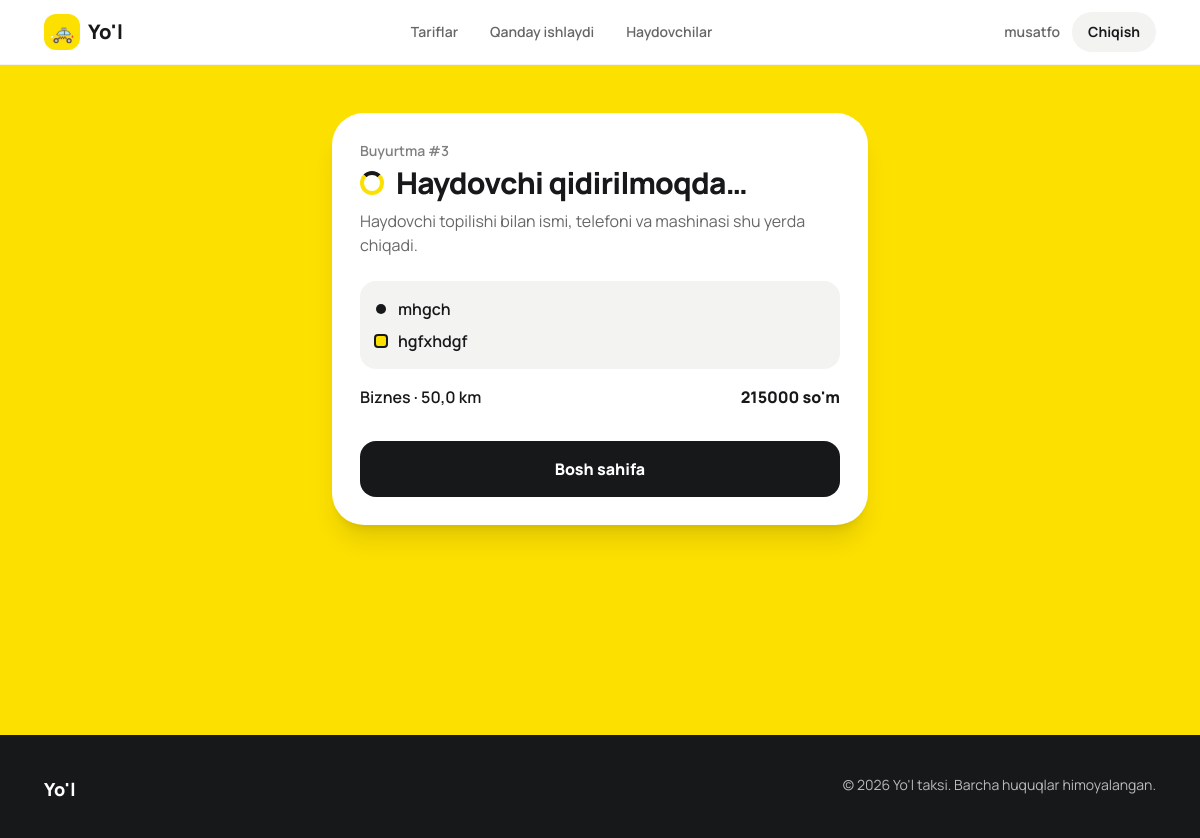
Page /order/3/ (signed in) on the committed database.
### taxi/models.py (models this page shows, shortened)
class Order(models.Model):
    class Status(models.TextChoices):
        NEW = "new", "Haydovchi qidirilmoqda"
        ASSIGNED = "assigned", "Haydovchi topildi"
        DONE = "done", "Bajarildi"
        CANCELED = "canceled", "Bekor qilindi"
    passenger = models.ForeignKey(settings.AUTH_USER_MODEL, null=True, blank=True, on_delete=models.SET_NULL,
                                  related_name="orders", verbose_name="Yo'lovchi")
    driver = models.ForeignKey(Profile, null=True, blank=True, on_delete=models.SET_NULL,
                               related_name="trips", verbose_name="Haydovchi", limit_choices_to={"role": "driver"})
    pickup = models.CharField("Qayerdan", max_length=200)
    dropoff = models.CharField("Qayerga", max_length=200)
    phone = models.CharField("Telefon", max_length=20)
    tariff = models.ForeignKey(Tariff, on_delete=models.PROTECT, related_name="orders", verbose_name="Tarif")
    distance_km = models.DecimalField("Masofa (km)", max_digits=5, decimal_places=1, default=5)
    price = models.PositiveIntegerField("Narx (so'm)", default=0)
    status = models.CharField(max_length=10, choices=Status.choices, default=Status.NEW)
    created_at = models.DateTimeField(auto_now_add=True)
    class Meta:
        ordering = ["-created_at"]
        verbose_name = "Buyurtma"
        verbose_name_plural = "Buyurtmalar"

class Tariff(models.Model):
    name = models.CharField("Nomi", max_length=40)
    description = models.CharField("Tavsif", max_length=120)
    seats = models.PositiveSmallIntegerField("O'rinlar", default=4)
    eta_min = models.PositiveSmallIntegerField("Kutish (daq.)", default=3)
    base_price = models.PositiveIntegerField("Boshlang'ich narx (so'm)")
    per_km = models.PositiveIntegerField("1 km narxi (so'm)")
    position = models.PositiveSmallIntegerField(default=0)
    class Meta:
        ordering = ["position"]
        verbose_name = "Tarif"
        verbose_name_plural = "Tariflar"

### taxi/views.py (the view)
# urls.py: path("order/<int:pk>/", views.order_detail, name="order_detail"),
@login_required
def order_detail(request, pk):
    o = get_object_or_404(Order.objects.select_related("driver__user", "tariff"), pk=pk)
    p = getattr(request.user, "profile", None)
    if not (request.user.is_staff or o.passenger_id == request.user.id or (p and o.driver_id == p.id)):
        raise Http404
    step = {"new": 0, "assigned": 1, "done": 2}.get(o.status, -1)
    steps = [("Buyurtma qabul qilindi", "Dispetcher haydovchi qidirmoqda"),
             ("Haydovchi topildi", "Haydovchi yo'lda va tez orada qo'ng'iroq qiladi"),
             ("Safar yakunlandi", "Yo'l bo'lsin!")]
    return render(request, "order_detail.html", {"order": o, "step": step, "steps": steps})

### taxi/context.py (called while the page is built)
def role(request):
    u = request.user
    if not u.is_authenticated:
        return {"role": "guest"}
    p = getattr(u, "profile", None)
    return {"role": p.role if p else "staff"}

### templates/order_detail.html (shortened to what this page needs)
{% extends "base.html" %}
{% block content %}
<main class="bg-sun min-h-[80vh]">
  <div class="max-w-xl mx-auto px-5 py-12">
    <div class="bg-white rounded-4xl p-7 shadow-xl shadow-black/10">
      <p class="text-sm font-semibold text-black/50">Buyurtma #{{ order.pk }}</p>
      {% if order.status == "canceled" %}
        <h1 class="mt-1 text-3xl font-extrabold tracking-tight">Buyurtma bekor qilindi</h1>
      {% else %}
        <div class="mt-1 flex items-center gap-3">
          <span class="w-6 h-6 rounded-full border-4 border-sun border-t-ink animate-spin" aria-hidden="true"></span>
          <h1 class="text-3xl font-extrabold tracking-tight">Haydovchi qidirilmoqda…</h1>
        </div>
        <p class="mt-2 text-black/60">Haydovchi topilishi bilan ismi, telefoni va mashinasi shu yerda chiqadi.</p>
      {% endif %}
      <div class="mt-6 rounded-2xl bg-mist p-4 space-y-2 font-semibold">
        <p class="flex items-center gap-3"><span class="w-2.5 h-2.5 rounded-full bg-ink"></span>{{ order.pickup }}</p>
        <p class="flex items-center gap-3"><span class="w-2.5 h-2.5 rounded-sm bg-sun ring-2 ring-ink"></span>{{ order.dropoff }}</p>
      </div>
      <p class="mt-4 flex justify-between font-semibold">
        <span>{{ order.tariff.name }} · {{ order.distance_km }} km</span>
        <span class="font-extrabold">{{ order.price }} so'm</span>
      </p>
      <a href="/" class="mt-8 block text-center rounded-2xl bg-ink text-white font-extrabold py-4 hover:bg-black">Bosh sahifa</a>
    </div>
  </div>
</main>
{% endblock %}

### templates/base.html (shortened to what this page needs)
<!doctype html>
<html lang="uz">
<head>
  <script src="https://cdn.tailwindcss.com"></script>
</head>
<body class="bg-white text-ink font-sans antialiased">
  <header class="sticky top-0 z-30 bg-white/90 backdrop-blur border-b border-black/5">
    <div class="max-w-6xl mx-auto px-5 h-16 flex items-center justify-between">
      <a href="/" class="flex items-center gap-2 font-extrabold text-xl">
        <span class="grid place-items-center w-9 h-9 rounded-xl bg-sun">🚕</span> Yo'l
      </a>
      <nav class="hidden md:flex gap-8 text-sm font-semibold text-black/60">
        <a href="#tariflar" class="hover:text-ink">Tariflar</a>
        <a href="#qanday" class="hover:text-ink">Qanday ishlaydi</a>
        <a href="#haydovchi" class="hover:text-ink">Haydovchilar</a>
      </nav>
      <div class="flex items-center gap-2">
        {% if user.is_authenticated %}
          <span class="hidden sm:inline text-sm font-semibold text-black/60 px-1">{{ user.first_name|default:user.username }}</span>
          <form method="post" action="{% url 'logout' %}">{% csrf_token %}<button class="rounded-full bg-mist text-sm font-bold px-4 py-2.5 hover:bg-black/10">Chiqish</button></form>
        {% else %}
          <a href="{% url 'login' %}" class="rounded-full text-sm font-bold px-4 py-2.5 hover:bg-mist">Kirish</a>
          <a href="{% url 'register' %}" class="rounded-full bg-ink text-white text-sm font-bold px-5 py-2.5 hover:bg-black">Ro'yxatdan o'tish</a>
        {% endif %}
      </div>
    </div>
  </header>
  {% block content %}{% endblock %}
  <footer class="bg-ink text-white/70 text-sm">
    <div class="max-w-6xl mx-auto px-5 py-10 flex flex-col md:flex-row gap-4 justify-between">
      <p class="font-extrabold text-white text-lg">Yo'l</p>
      <p>© {% now "Y" %} Yo'l taksi. Barcha huquqlar himoyalangan.</p>
    </div>
  </footer>
</body>
</html>

### templates/base.html (style rules this page uses)
html { scroll-behavior:smooth }

### rows in the picture
Order: pk "3", pickup "mhgch", dropoff "hgfxhdgf", tariff.name "Biznes", distance_km "50,0", price "215000"

### other values in the picture
{{ user.first_name|default:user.username }} "musatfo"
